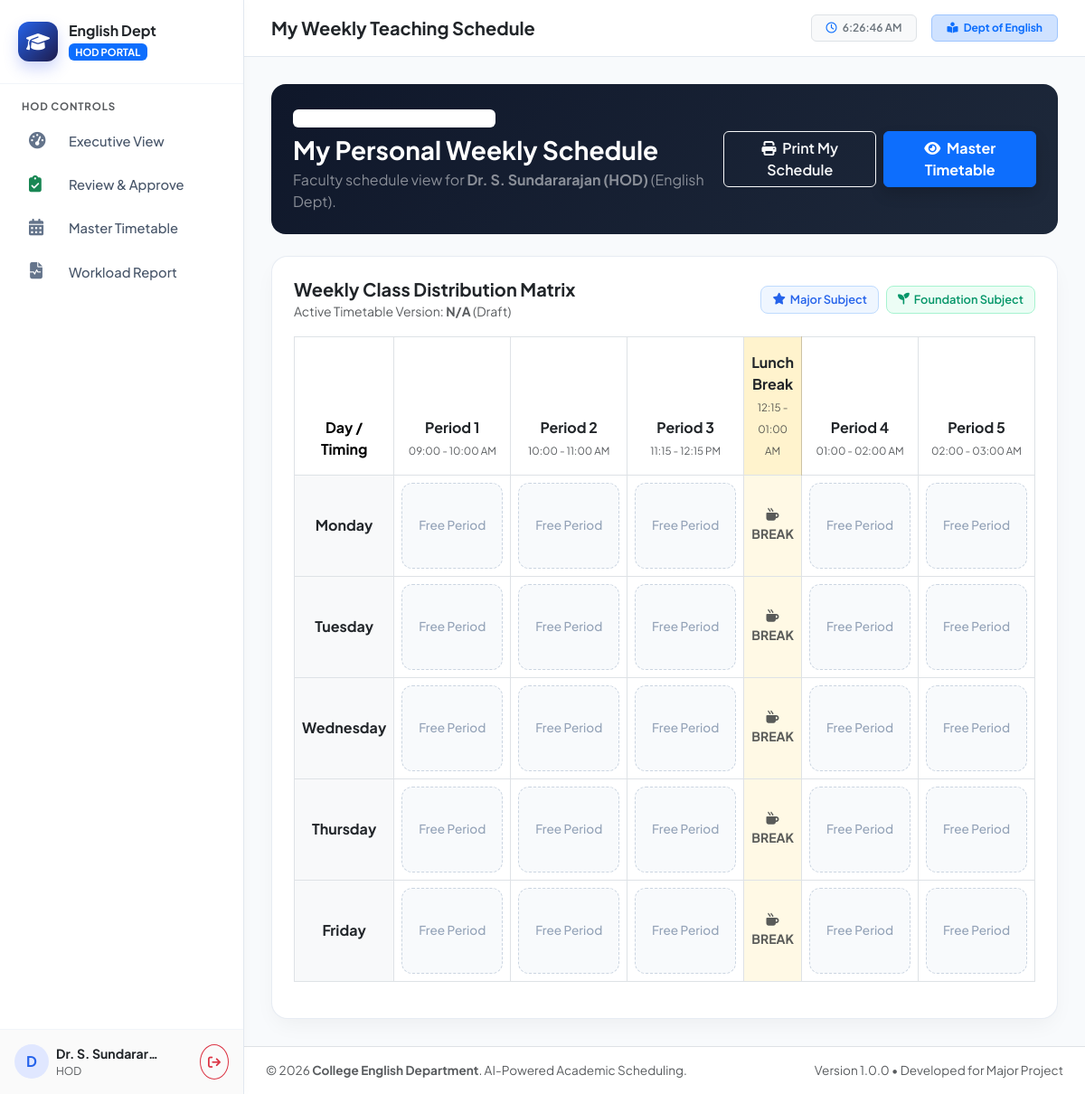
The app's page /staff/my_schedule.php (signed in) with its own data.
### tables this page shows
CREATE TABLE `periods` (
  `id` INT AUTO_INCREMENT PRIMARY KEY,
  `period_number` INT NOT NULL UNIQUE,
  `period_name` VARCHAR(50) NOT NULL COMMENT 'e.g. Period 1, Lunch Break',
  `start_time` TIME NOT NULL,
  `end_time` TIME NOT NULL,
  `is_break` TINYINT(1) NOT NULL DEFAULT 0 COMMENT '1 if break, 0 if teaching period',
  `created_at` TIMESTAMP DEFAULT CURRENT_TIMESTAMP
);

CREATE TABLE `working_days` (
  `id` INT AUTO_INCREMENT PRIMARY KEY,
  `day_name` ENUM('Monday', 'Tuesday', 'Wednesday', 'Thursday', 'Friday', 'Saturday') NOT NULL UNIQUE,
  `day_order` INT NOT NULL UNIQUE,
  `is_working` TINYINT(1) NOT NULL DEFAULT 1
);

### staff/my_schedule.php (the view, shortened to what this page needs)
<?php
require_once __DIR__ . '/../config/db.php';
$pub_ver = $pdo->query("SELECT * FROM timetable_versions WHERE status = 'PUBLISHED' ORDER BY id DESC LIMIT 1")->fetch();
if (!$pub_ver) {
    $pub_ver = $pdo->query("SELECT * FROM timetable_versions ORDER BY id DESC LIMIT 1")->fetch();
}
$working_days = $pdo->query("SELECT * FROM working_days WHERE is_working = 1 ORDER BY day_order ASC")->fetchAll();
$periods = $pdo->query("SELECT * FROM periods ORDER BY period_number ASC")->fetchAll();
$my_slots = [];
require_once __DIR__ . '/../includes/header.php';
?>
<div class="card border-0 rounded-4 p-4 text-white mb-4" style="background: linear-gradient(135deg, #0f172a 0%, #1e293b 100%);">
  <div class="d-flex flex-column flex-md-row justify-content-between align-items-md-center gap-3">
    <div>
      <span class="badge bg-white bg-opacity-15 px-3 py-1 mb-2 fw-semibold">
        <i class="fa-solid fa-calendar-week me-1"></i> Academic Session 2026-2027
      </span>
      <h3 class="fw-bold mb-1">My Personal Weekly Schedule</h3>
      <p class="text-white-50 mb-0">Faculty schedule view for <strong><?php echo htmlspecialchars($_SESSION['name']); ?></strong> (English Dept).</p>
    </div>
    <div class="d-flex gap-2">
      <button class="btn btn-outline-light fw-semibold" onclick="window.print()">
        <i class="fa-solid fa-print me-1"></i> Print My Schedule
      </button>
      <a href="<?php echo BASE_URL; ?>admin/master_timetable.php" class="btn btn-primary fw-bold shadow">
        <i class="fa-solid fa-eye me-1"></i> Master Timetable
      </a>
    </div>
  </div>
</div>
<div class="table-card p-4">
  <div class="d-flex justify-content-between align-items-center mb-3">
    <div>
      <h5 class="fw-bold text-dark mb-0">Weekly Class Distribution Matrix</h5>
      <small class="text-muted">Active Timetable Version: <strong><?php echo htmlspecialchars($pub_ver['version_code'] ?? 'N/A'); ?></strong> (<?php echo $pub_ver['status'] ?? 'Draft'; ?>)</small>
    </div>
    <div class="d-flex gap-2">
      <span class="badge-major"><i class="fa-solid fa-star"></i> Major Subject</span>
      <span class="badge-foundation"><i class="fa-solid fa-seedling"></i> Foundation Subject</span>
    </div>
  </div>
  <div class="table-responsive">
    <table class="table table-bordered text-center align-middle" style="min-width: 800px;">
      <thead class="bg-light">
        <tr>
          <th style="width: 130px;" class="py-3">Day / Timing</th>
          <?php foreach ($periods as $p): ?>
            <th class="<?php echo $p['is_break'] ? 'table-warning bg-opacity-25' : ''; ?> py-3">
              <div class="fw-bold text-dark"><?php echo htmlspecialchars($p['period_name']); ?></div>
              <small class="text-muted fw-normal" style="font-size: 0.72rem;">
                <?php echo date('h:i', strtotime($p['start_time'])); ?> - <?php echo date('h:i A', strtotime($p['end_time'])); ?>
              </small>
            </th>
          <?php endforeach; ?>
        </tr>
      </thead>
      <tbody>
        <?php foreach ($working_days as $day): ?>
          <tr>
            <td class="fw-bold text-dark bg-light"><?php echo $day['day_name']; ?></td>
            <?php foreach ($periods as $p): ?>
              <?php if ($p['is_break']): ?>
                <td class="bg-warning bg-opacity-10 text-muted small fw-bold">
                  <i class="fa-solid fa-mug-hot d-block mb-1"></i> BREAK
                </td>
              <?php else:
                $slot = $my_slots[$day['day_name']][$p['id']] ?? null;
              ?>
                <td class="p-2" style="width: 16%;">
                  <?php if ($slot):
                    $isMajor = ($slot['category'] === 'MAJOR');
                  ?>
                    <div class="timetable-slot <?php echo $isMajor ? 'major-slot' : 'foundation-slot'; ?>">
                      <div class="d-flex justify-content-between align-items-start">
                        <span class="badge <?php echo $isMajor ? 'bg-primary' : 'bg-success'; ?> text-white" style="font-size: 0.65rem;">
                          <?php echo $slot['category']; ?>
                        </span>
                        <span class="badge bg-white text-dark border" style="font-size: 0.65rem;">
                          <?php echo htmlspecialchars($slot['room_no']); ?>
                        </span>
                      </div>
                      <div class="fw-bold text-dark my-1" style="font-size: 0.82rem;">
                        <?php echo htmlspecialchars($slot['subject_name']); ?>
                      </div>
                      <div class="text-primary fw-semibold" style="font-size: 0.75rem;">
                        <i class="fa-solid fa-graduation-cap me-1"></i> <?php echo htmlspecialchars($slot['class_name']); ?>
                      </div>
                    </div>
                  <?php else: ?>
                    <div class="timetable-slot free-slot">
                      <span>Free Period</span>
                    </div>
                  <?php endif; ?>
                </td>
              <?php endif; ?>
            <?php endforeach; ?>
          </tr>
        <?php endforeach; ?>
      </tbody>
    </table>
  </div>
</div>
<?php require_once __DIR__ . '/../includes/footer.php'; ?>

### assets/css/style.css (style rules this page uses)
:root { --primary: #4361ee; --primary-hover: #3a56d4; --primary-light: #eef2ff; --secondary: #4895ef; --success: #10b981; --success-light: #ecfdf5; --warning: #f59e0b; --warning-light: #fffbeb; --danger: #ef4444; --danger-light: #fef2f2; --dark: #0f172a; --gray: #64748b; --light-bg: #f8fafc; --card-border: rgba(226, 232, 240, 0.8); --card-shadow: 0 10px 25px -5px rgba(0, 0, 0, 0.05), 0 8px 10px -6px rgba(0, 0, 0, 0.03); --sidebar-width: 270px; --major-color: #2563eb; --major-bg: #eff6ff; --major-border: #bfdbfe; --foundation-color: #059669; --foundation-bg: #ecfdf5; --foundation-border: #a7f3d0; }
* { margin: 0; padding: 0; box-sizing: border-box; }
body { font-family: 'Plus Jakarta Sans', sans-serif; background-color: var(--light-bg); color: #334155; min-height: 100vh; overflow-x: hidden; }
.badge-major { background-color: var(--major-bg); color: var(--major-color); border: 1px solid var(--major-border); font-weight: 600; padding: 5px 12px; border-radius: 8px; font-size: 0.8rem; display: inline-flex; align-items: center; gap: 5px; }
.badge-foundation { background-color: var(--foundation-bg); color: var(--foundation-color); border: 1px solid var(--foundation-border); font-weight: 600; padding: 5px 12px; border-radius: 8px; font-size: 0.8rem; display: inline-flex; align-items: center; gap: 5px; }
.timetable-slot { min-height: 95px; padding: 10px; border-radius: 12px; transition: all 0.2s ease; position: relative; display: flex; flex-direction: column; justify-content: space-between; }
.timetable-slot.free-slot { background: #f8fafc; border: 1px dashed #cbd5e1; color: #94a3b8; display: flex; align-items: center; justify-content: center; font-size: 0.85rem; font-weight: 500; }
.table-card { background: #ffffff; border-radius: 18px; border: 1px solid var(--card-border); box-shadow: var(--card-shadow); overflow: hidden; }

### includes/header.php (style rules this page uses)
body { font-family: 'Plus Jakarta Sans', sans-serif; background-color: #f8fafc; color: #334155; min-height: 100vh; overflow-x: hidden; }
.table-card { background: #ffffff; border-radius: 18px; border: 1px solid rgba(226, 232, 240, 0.8); box-shadow: 0 10px 25px -5px rgba(0, 0, 0, 0.05); }
.badge-major { background-color: #eff6ff; color: #2563eb; border: 1px solid #bfdbfe; font-weight: 600; padding: 5px 12px; border-radius: 8px; font-size: 0.8rem; display: inline-flex; align-items: center; gap: 5px; }
.badge-foundation { background-color: #ecfdf5; color: #059669; border: 1px solid #a7f3d0; font-weight: 600; padding: 5px 12px; border-radius: 8px; font-size: 0.8rem; display: inline-flex; align-items: center; gap: 5px; }

### records on screen
periods: period_name "Period 1", start_time "09:00", end_time "10:00 AM", is_break "Free Period"
periods: period_name "Period 2", start_time "10:00", end_time "11:00 AM", is_break "Free Period"
periods: period_name "Period 3", start_time "11:15", end_time "12:15 PM", is_break "Free Period"
periods: period_name "Lunch Break", start_time "12:15", end_time "01:00 AM", is_break 1 (drawn)
periods: period_name "Period 4", start_time "01:00", end_time "02:00 AM", is_break "Free Period"
periods: period_name "Period 5", start_time "02:00", end_time "03:00 AM", is_break "Free Period"
working_days: day_name "Monday"
working_days: day_name "Tuesday"
working_days: day_name "Wednesday"
working_days: day_name "Thursday"
working_days: day_name "Friday"

### other values on screen
$current_role "HOD"
substr($name, 0, 1) "D"
$name "Dr. S. Sundarar…"
$page_title "My Weekly Teaching Schedule"
$_SESSION['name'] "Dr. S. Sundararajan (HOD)"
$pub_ver['version_code'] "N/A"
$pub_ver['status'] "Draft"
